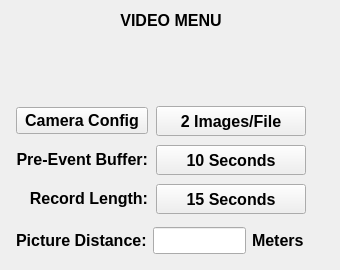
<?xml version="1.0" encoding="UTF-8"?>
<ui version="4.0">
 <class>videoSetup</class>
 <widget class="QWidget" name="videoSetup">
  <property name="geometry">
   <rect>
    <x>0</x>
    <y>0</y>
    <width>340</width>
    <height>270</height>
   </rect>
  </property>
  <property name="minimumSize">
   <size>
    <width>340</width>
    <height>270</height>
   </size>
  </property>
  <property name="font">
   <font>
    <pointsize>12</pointsize>
    <weight>75</weight>
    <bold>true</bold>
   </font>
  </property>
  <property name="windowTitle">
   <string>Form</string>
  </property>
  <layout class="QFormLayout" name="formLayout">
   <property name="fieldGrowthPolicy">
    <enum>QFormLayout::AllNonFixedFieldsGrow</enum>
   </property>
   <item row="0" column="0">
    <layout class="QHBoxLayout" name="horizontalLayout">
     <property name="bottomMargin">
      <number>10</number>
     </property>
     <item>
      <widget class="QLabel" name="label">
       <property name="minimumSize">
        <size>
         <width>320</width>
         <height>0</height>
        </size>
       </property>
       <property name="text">
        <string>VIDEO MENU</string>
       </property>
       <property name="alignment">
        <set>Qt::AlignCenter</set>
       </property>
      </widget>
     </item>
    </layout>
   </item>
   <item row="1" column="0">
    <spacer name="verticalSpacer">
     <property name="orientation">
      <enum>Qt::Vertical</enum>
     </property>
     <property name="sizeHint" stdset="0">
      <size>
       <width>298</width>
       <height>10</height>
      </size>
     </property>
    </spacer>
   </item>
   <item row="2" column="0">
    <layout class="QGridLayout" name="gridLayout">
     <property name="leftMargin">
      <number>5</number>
     </property>
     <property name="horizontalSpacing">
      <number>8</number>
     </property>
     <property name="verticalSpacing">
      <number>10</number>
     </property>
     <item row="4" column="0">
      <widget class="QLabel" name="label_2">
       <property name="text">
        <string>Pre-Event Buffer:</string>
       </property>
       <property name="alignment">
        <set>Qt::AlignRight|Qt::AlignTrailing|Qt::AlignVCenter</set>
       </property>
      </widget>
     </item>
     <item row="4" column="1">
      <widget class="QPushButton" name="pb_prebuffer">
       <property name="minimumSize">
        <size>
         <width>0</width>
         <height>30</height>
        </size>
       </property>
       <property name="text">
        <string>10 Seconds</string>
       </property>
      </widget>
     </item>
     <item row="5" column="0">
      <widget class="QLabel" name="label_3">
       <property name="text">
        <string>Record Length:</string>
       </property>
       <property name="alignment">
        <set>Qt::AlignRight|Qt::AlignTrailing|Qt::AlignVCenter</set>
       </property>
      </widget>
     </item>
     <item row="5" column="1">
      <widget class="QPushButton" name="pb_postbuffer">
       <property name="minimumSize">
        <size>
         <width>0</width>
         <height>30</height>
        </size>
       </property>
       <property name="text">
        <string>15 Seconds</string>
       </property>
      </widget>
     </item>
     <item row="2" column="0">
      <widget class="QPushButton" name="pb_cameraConfig">
       <property name="text">
        <string>Camera Config</string>
       </property>
      </widget>
     </item>
     <item row="2" column="1">
      <widget class="QPushButton" name="pb_images">
       <property name="minimumSize">
        <size>
         <width>150</width>
         <height>30</height>
        </size>
       </property>
       <property name="text">
        <string>2 Images/File</string>
       </property>
      </widget>
     </item>
    </layout>
   </item>
   <item row="3" column="0">
    <layout class="QHBoxLayout" name="horizontalLayout_4" stretch="0,0,0">
     <property name="leftMargin">
      <number>5</number>
     </property>
     <property name="topMargin">
      <number>5</number>
     </property>
     <property name="rightMargin">
      <number>5</number>
     </property>
     <property name="bottomMargin">
      <number>5</number>
     </property>
     <item>
      <widget class="QLabel" name="label_6">
       <property name="text">
        <string>Picture Distance:</string>
       </property>
      </widget>
     </item>
     <item>
      <widget class="vkILine" name="le_pictureDist">
       <property name="minimumSize">
        <size>
         <width>60</width>
         <height>25</height>
        </size>
       </property>
       <property name="alignment">
        <set>Qt::AlignCenter</set>
       </property>
      </widget>
     </item>
     <item>
      <widget class="QLabel" name="lb_pictureDist_2">
       <property name="text">
        <string>Meters</string>
       </property>
      </widget>
     </item>
    </layout>
   </item>
   <item row="3" column="1">
    <spacer name="horizontalSpacer">
     <property name="orientation">
      <enum>Qt::Horizontal</enum>
     </property>
     <property name="sizeHint" stdset="0">
      <size>
       <width>40</width>
       <height>20</height>
      </size>
     </property>
    </spacer>
   </item>
  </layout>
 </widget>
 <customwidgets>
  <customwidget>
   <class>vkILine</class>
   <extends>QLineEdit</extends>
   <header location="global">vkiline.h</header>
  </customwidget>
 </customwidgets>
 <tabstops>
  <tabstop>pb_prebuffer</tabstop>
  <tabstop>pb_postbuffer</tabstop>
 </tabstops>
 <resources/>
 <connections/>
</ui>
